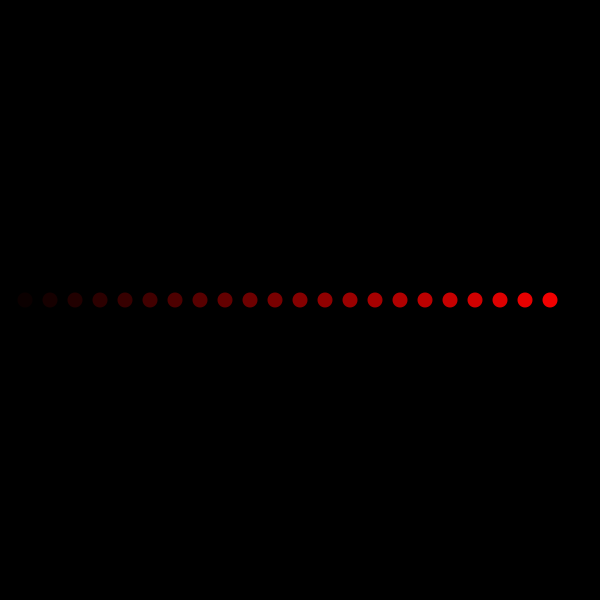
Frame 1 (no input)
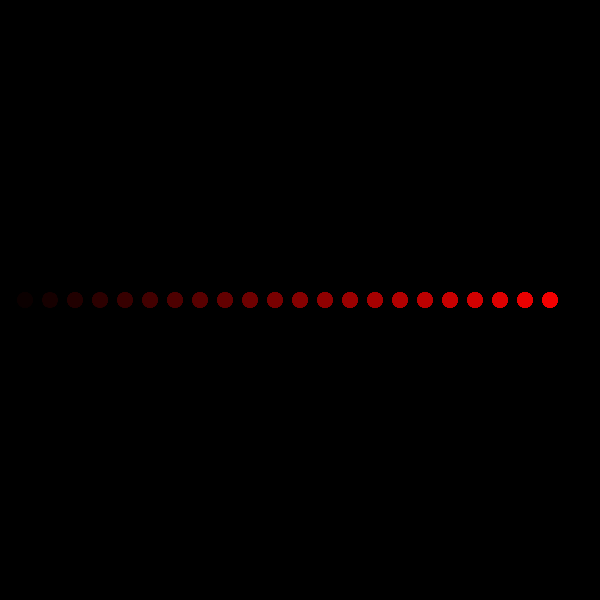
Frame 60 (the mouse pressed at the canvas centre just before this capture)
Frame 120 (the mouse held since frame 60 and released just before this capture): identical to frame 60, image omitted

The Processing sketch that drew these frames (run headless with seeded random() and noise(); from frame 60 on, the mouse is pressed at the canvas centre):

// Processing sketch: processing_63208
// ── processing_63208.pde

int objectos;// variavel denominada de objectos

float r;// variável denominda R
float g;// variável denominda G
float b;// variável denominda B

void setup(){// definição dos elementos estáticos
  
  size (600, 600);//define a área de composição
  
  background (0);// define a cor de fundo
  
  smooth();// suaviza a imagem
  
  objectos = 23;// numero total de objectos
}

void draw(){// definição dos elementos em animação
  
  fill(255);// preenchimento
  smooth();// suaviza a imagem
  noStroke();// sem stroke
  
  
  
  for (int x = 1; x < objectos; x = x+1){// função em que a composição começa em 1 até ao numero toltal de objectos
    
  r = map (x, 0, objectos, 0, 255);// de x a 0 o numero total de objectos vai variar de forma ordenada de 0 a 255
  
    fill (r,g, 0);// preenchimento em tons de vermelho
    ellipse ( x * 25, height/2, 15, 15); // elipse com as coordenadas anteriormente definidas
 
  }
  
  
}
